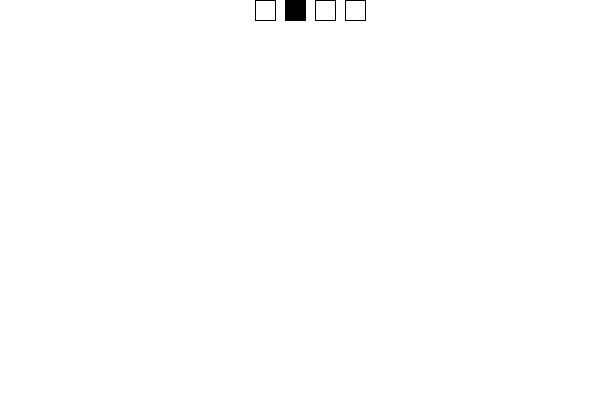
Frame 1 (no input)
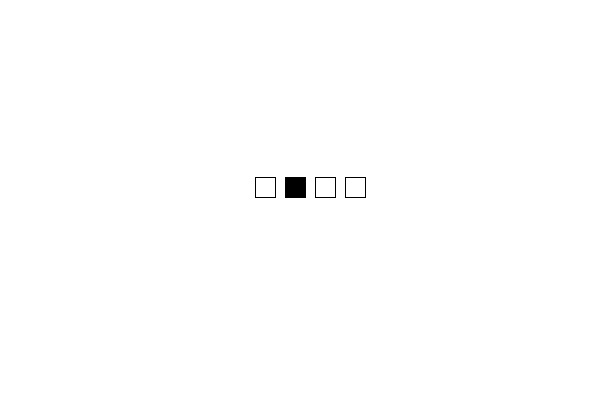
Frame 60 (the mouse pressed at the canvas centre just before this capture)
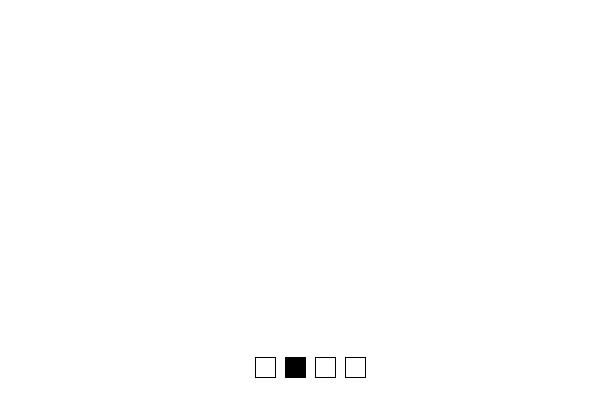
Frame 120 (the mouse held since frame 60 and released just before this capture)

The Processing sketch that drew these frames (run headless with seeded random() and noise(); from frame 60 on, the mouse is pressed at the canvas centre):

// Processing sketch: test1_by_chatGpt_
// ── test1_by_chatGpt_.pde
int numOfRectangles; // 矩形數量
int blackRectIndex; // 黑色矩形的索引
int rectSize = 20; // 矩形大小
int rectSpacing = 30; // 矩形間距
int rectSpeed = 3; // 矩形移動速度
ArrayList<Rectangle> rectangles; // 矩形物件的ArrayList

void setup() {
  size(600, 400); // 設定視窗大小
  numOfRectangles = int(random(3, 6)); // 隨機生成矩形數量
  blackRectIndex = int(random(numOfRectangles)); // 隨機選擇黑色矩形的索引
  rectangles = new ArrayList<Rectangle>(); // 初始化矩形物件的ArrayList

  for (int i = 0; i < numOfRectangles; i++) {
    // 在視窗最上方生成矩形物件，並加入ArrayList中
    rectangles.add(new Rectangle(width/2 - ((numOfRectangles-1) * rectSpacing)/2 + i * rectSpacing, 0, rectSize, rectSize, i == blackRectIndex));
  }
}

void draw() {
  background(255); // 清空視窗背景

  for (Rectangle rect : rectangles) {
    rect.display(); // 顯示每個矩形
    rect.move(rectSpeed); // 移動每個矩形
  }

  // 如果矩形移動到視窗最下方，重新生成新的矩形
  if (rectangles.get(0).y >= height) {
    rectangles.clear(); // 清空舊的矩形物件
    numOfRectangles = int(random(3, 6)); // 隨機生成新的矩形數量
    blackRectIndex = int(random(numOfRectangles)); // 隨機選擇新的黑色矩形的索引

    for (int i = 0; i < numOfRectangles; i++) {
      // 在視窗最上方生成新的矩形物件，並加入ArrayList中
      rectangles.add(new Rectangle(width/2 - ((numOfRectangles-1) * rectSpacing)/2 + i * rectSpacing, 0, rectSize, rectSize, i == blackRectIndex));
    }
  }
}

class Rectangle {
  float x, y; // 矩形的座標
  float w, h; // 矩形的寬和高
  boolean isBlack; // 矩形是否為黑色

  Rectangle(float x, float y, float w, float h, boolean isBlack) {
    this.x = x;
    this.y = y;
    this.w = w;
    this.h = h;
    this.isBlack = isBlack;
  }
  
  void display() {
  // 根據矩形的顏色繪製矩形
  if (isBlack) {
  fill(0);
  } else {
  fill(255);
  }
  rect(x, y, w, h);
  }
  
  void move(float speed) {
  // 將矩形向下移動指定的速度
  y += speed;
  }
  }
